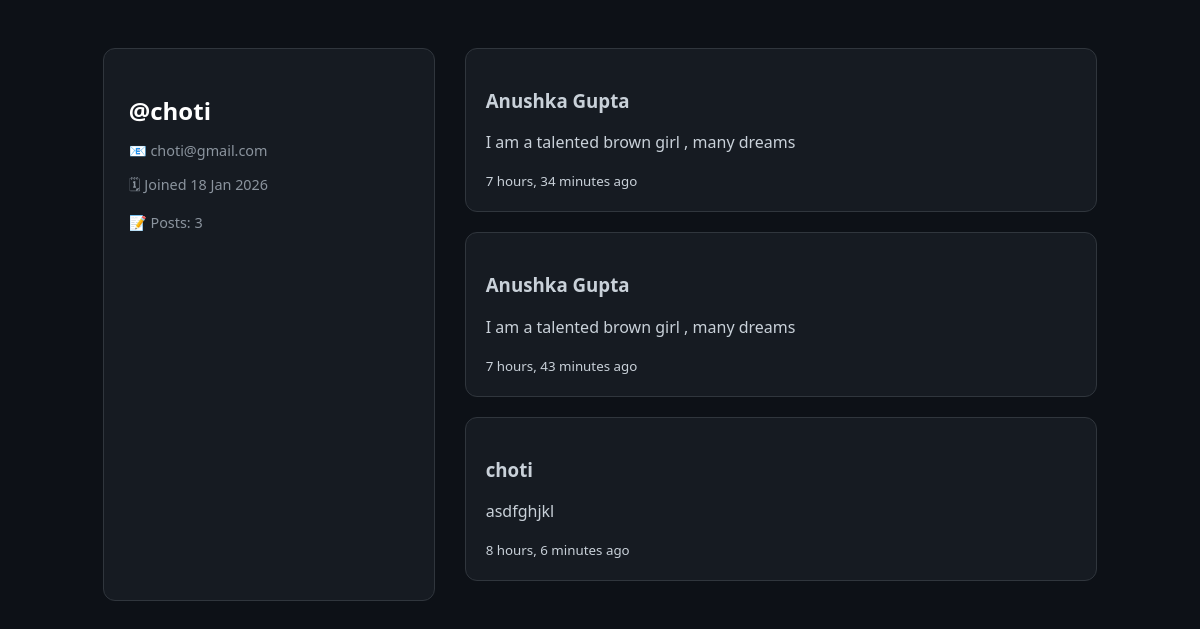
Page /profile/choti/ on the committed database.
### post/models.py (models this page shows, shortened)
class Post(models.Model):
    author = models.ForeignKey(
        User,
        on_delete=models.CASCADE,
        related_name="posts"
    )
    title = models.CharField(max_length=200)
    content = models.TextField()
    created_at = models.DateTimeField(auto_now_add=True)

### post/views.py (the view)
# urls.py: path("profile/<str:username>/", views.user_profile, name="user_profile"),
def user_profile(request, username):
    user = get_object_or_404(User, username=username)
    posts = Post.objects.filter(author=user).order_by("-created_at")
    return render(request, "post/profile.html", {
        "profile_user": user,
        "posts": posts
    })

### post/templates/post/profile.html (shortened to what this page needs)
<!DOCTYPE html>
<html lang="en">
<head>
</head>
<body>
<div class="layout">
  <aside class="profile-card">
    <h2>@{{ profile_user.username }}</h2>
    <p>📧 {{ profile_user.email }}</p>
    <p>🗓 Joined {{ profile_user.date_joined|date:"d M Y" }}</p>
    <p>📝 Posts: {{ posts.count }}</p>
  </aside>
  <section class="posts">
    {% for post in posts %}
      <article class="post-card">
        <h3>{{ post.title }}</h3>
        <p>{{ post.content|truncatewords:30 }}</p>
        <small>{{ post.created_at|timesince }} ago</small>
      </article>
    {% empty %}
      <p>This user has no posts yet.</p>
    {% endfor %}
  </section>
</div>
</body>
</html>

### post/templates/post/profile.html (style rules this page uses)
body { background: #0d1117; color: #c9d1d9; font-family: system-ui; }
.layout { display: flex; gap: 30px; padding: 40px 8%; }
.profile-card { width: 280px; background: #161b22; padding: 25px; border-radius: 12px; border: 1px solid #30363d; }
.profile-card h2 { color: white; margin-bottom: 10px; }
.profile-card p { font-size: 0.9rem; color: #8b949e; margin-bottom: 8px; }
.posts { flex: 1; }
.post-card { background: #161b22; padding: 20px; border-radius: 12px; margin-bottom: 20px; border: 1px solid #30363d; }

### rows in the picture
Post: title "Anushka Gupta", content "I am a talented brown girl , many dreams", created_at "7 hours, 34 minutes"
Post: title "Anushka Gupta", content "I am a talented brown girl , many dreams", created_at "7 hours, 43 minutes"
Post: title "choti", content "asdfghjkl", created_at "8 hours, 6 minutes"

### other values in the picture
{{ profile_user.username }} "choti"
{{ profile_user.email }} "choti@gmail.com"
{{ profile_user.date_joined|date:"d M Y" }} "18 Jan 2026"
{{ posts.count }} "3"
